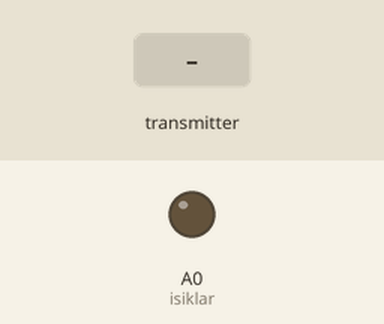
This sketch was run on a simulated Arduino Uno, built with avr-gcc and run on an emulated ATmega328P. Parts: output pins drawn as LEDs (lit = HIGH). The test bench sets the inputs (shaded band). No radio packets arrive unless stated.

Above: at 1.2 s.
1.3 s: the transmitter starts sending mesaj.0 = 0
At 1.6 s:
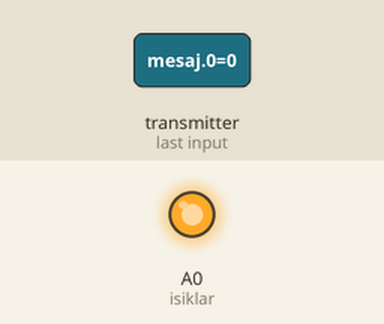
Timing chart, 0 to 4.3 s (numbered marks = the images above; inputs shaded):
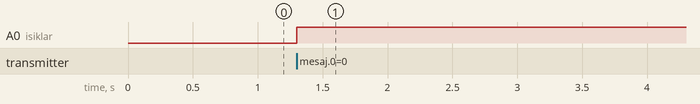

Measured:
- after the input at 1.3 s, A0 (isiklar): LOW → HIGH at once

The sketch:

isiklandirma.ino
```cpp
#include <SPI.h>
#include "nRF24L01.h"
#include "RF24.h"
int mesaj[1];
int isiklar = A0;
RF24 alici(9, 10);
const uint64_t kanal = 0x415441;
void setup(void)
{
  Serial.begin(9600);
  alici.begin();
  alici.openReadingPipe(1, kanal);
  alici.startListening();
  pinMode(isiklar, OUTPUT);
}

void loop(void)
{
  if (alici.available())
  {
    bool done = false;
    while (!done)
    {
      done = alici.read(mesaj, 1);
      if (mesaj[0] == 01101011)
      {
        digitalWrite(isiklar, 0);
      }
      else
      {
        digitalWrite(isiklar, 1);
      }
      delay(10);
    }
  }
}
```
